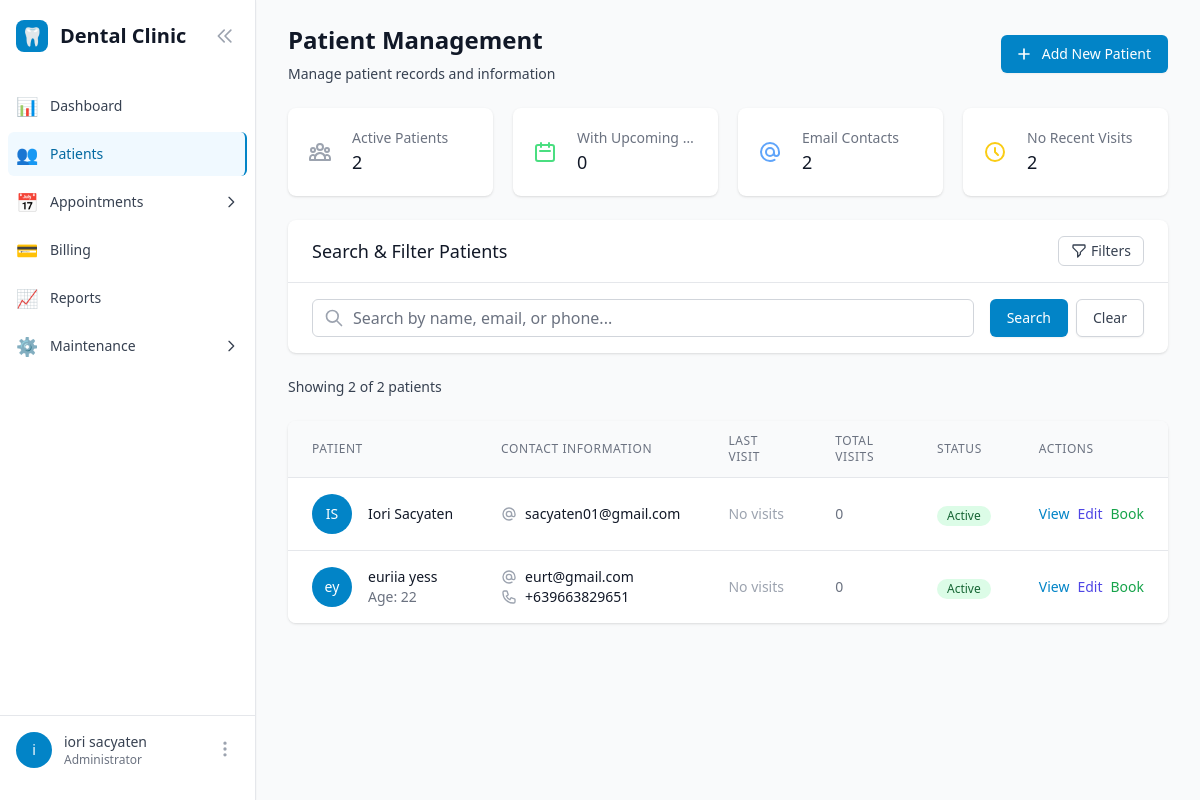
Before: /patients/ (signed in) with the older database file.
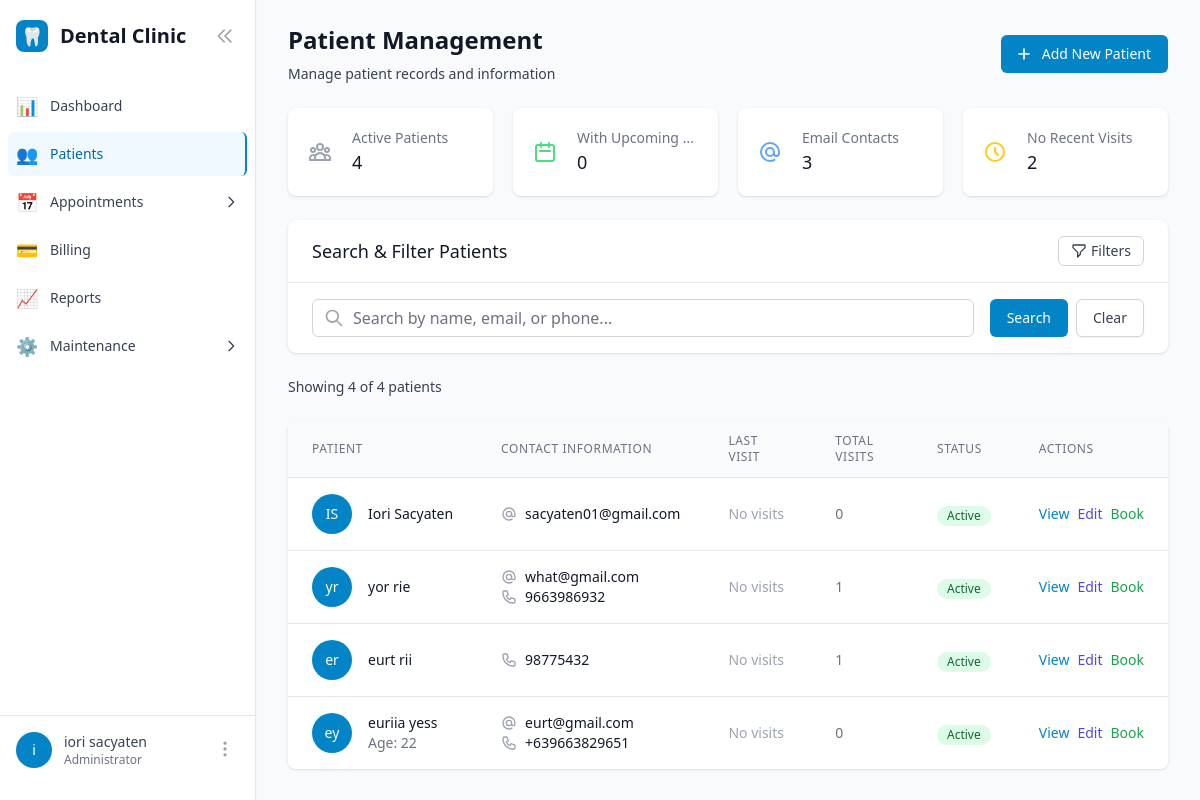
After: the same page with the newer database file.
### patients/models.py (models this page shows, shortened)
class Patient(models.Model):
    first_name = models.CharField(max_length=100)
    last_name = models.CharField(max_length=100)
    email = models.EmailField(blank=True)
    phone_regex = RegexValidator(
        regex=r'^\+?1?\d{9,15}$',
        message="Phone number must be entered in the format: '+999999999'. Up to 15 digits allowed."
    )
    contact_number = models.CharField(validators=[phone_regex], max_length=17, blank=True)
    address = models.TextField(blank=True)
    date_of_birth = models.DateField(null=True, blank=True)
    emergency_contact_name = models.CharField(max_length=100, blank=True)
    emergency_contact_phone = models.CharField(validators=[phone_regex], max_length=17, blank=True)
    medical_notes = models.TextField(blank=True, help_text="Allergies, medical conditions, etc.")
    created_at = models.DateTimeField(auto_now_add=True)
    updated_at = models.DateTimeField(auto_now=True)
    is_active = models.BooleanField(default=True)
    class Meta:
        ordering = ['last_name', 'first_name']
        indexes = [
            models.Index(fields=['email']),
            models.Index(fields=['contact_number']),
            models.Index(fields=['last_name', 'first_name']),
        ]
    @property
    def full_name(self):
        return f"{self.first_name} {self.last_name}"
    @property
    def age(self):
        if not self.date_of_birth:
            return None
        from datetime import date
        today = date.today()
        age = today.year - self.date_of_birth.year
        if (today.month, today.day) < (self.date_of_birth.month, self.date_of_birth.day):
            age -= 1
        return age
    @property
    def is_minor(self):
        if not self.date_of_birth:
            return False
        from datetime import date
        today = date.today()
        age = today.year - self.date_of_birth.year - (
            (today.month, today.day) < (self.date_of_birth.month, self.date_of_birth.day)
        )
        return age < 18

### patients/views.py (the view, shortened to what this page needs)
# urls.py: path('', views.PatientListView.as_view(), name='patient_list'),
class PatientListView(LoginRequiredMixin, ListView):
    model = Patient
    template_name = 'patients/patient_list.html'
    context_object_name = 'patients'
    paginate_by = 25
    def dispatch(self, request, *args, **kwargs):
        if not request.user.has_permission('patients'):
            messages.error(request, 'You do not have permission to access this page.')
            return redirect('core:dashboard')
        return super().dispatch(request, *args, **kwargs)
    def get_queryset(self):
        queryset = Patient.objects.select_related().prefetch_related('appointments__schedule', 'appointments__service')
        search = self.request.GET.get('search', '').strip()
        status = self.request.GET.get('status', '')
        contact = self.request.GET.get('contact', '')
        activity = self.request.GET.get('activity', '')
        sort_by = self.request.GET.get('sort', 'name_asc')
        if status:
            if status == 'active':
                queryset = queryset.filter(is_active=True)
            elif status == 'inactive':
                queryset = queryset.filter(is_active=False)
        if sort_by == 'name_asc':
            queryset = queryset.order_by('last_name', 'first_name')
        elif sort_by == 'name_desc':
            queryset = queryset.order_by('-last_name', '-first_name')
        elif sort_by == 'date_added_desc':
            queryset = queryset.order_by('-created_at')
        elif sort_by == 'date_added_asc':
            queryset = queryset.order_by('created_at')
        queryset = queryset.annotate(
            visit_count=Count('appointments', distinct=True)
        )
        return queryset
    def get_context_data(self, **kwargs):
        context = super().get_context_data(**kwargs)
        context['current_filters'] = {
            'search': self.request.GET.get('search', ''),
            'status': self.request.GET.get('status', ''),
            'contact': self.request.GET.get('contact', ''),
            'activity': self.request.GET.get('activity', ''),
            'sort': self.request.GET.get('sort', 'name_asc'),
        }
        active_filters = []
        if context['current_filters']['search']:
            active_filters.append(f"Search: {context['current_filters']['search']}")
        if context['current_filters']['status']:
            active_filters.append(f"Status: {context['current_filters']['status'].title()}")
        if context['current_filters']['contact']:
            active_filters.append(f"Contact: {context['current_filters']['contact'].replace('_', ' ').title()}")
        if context['current_filters']['activity']:
            active_filters.append(f"Activity: {context['current_filters']['activity'].replace('_', ' ').title()}")
        context['active_filters'] = active_filters
        total_patients = Patient.objects.filter(is_active=True).count()
        today = date.today()
        upcoming_appointments = Appointment.objects.filter(
            schedule__date__gte=today,
            status__in=['approved', 'pending']
        ).values('patient').distinct().count()
        with_email = Patient.objects.filter(is_active=True, email__isnull=False).exclude(email='').count()
        old_date = today - timedelta(days=90)
        no_recent_visits = Patient.objects.filter(is_active=True).exclude(
            appointments__schedule__date__gte=old_date
        ).count()
        context['insights'] = {
            'total_active': total_patients,
            'upcoming_appointments': upcoming_appointments,
            'with_email': with_email,
            'no_recent_visits': no_recent_visits,
        }
        context['total_count'] = Patient.objects.count()
        export_format = self.request.GET.get('export')
        if export_format in ['csv', 'pdf']:
            return self.export_patients(context['patients'], export_format)
        return context

### users/models.py (called while the page is built)
    def has_permission(self, module_name):
        if self.is_superuser:
            return True
        if not self.role or self.role.is_archived:  # Users with archived roles lose access
            return False
        return self.role.permissions.get(module_name, False)

### users/templatetags/user_tags.py (called while the page is built)
@register.filter
def has_permission(user, module_name):
    if not user or not user.is_authenticated:
        return False
    if user.is_superuser:
        return True
    if not hasattr(user, 'role') or not user.role:
        return False
    return user.role.permissions.get(module_name, False)

### templates/patients/patient_list.html (shortened to what the changed rows need)
{% extends "base.html" %}
{% load user_tags %}
{% block content %}
<div class="space-y-6">
    <div class="sm:flex sm:items-center sm:justify-between">
        <div>
            <h1 class="text-2xl font-bold text-gray-900">Patient Management</h1>
        </div>
    </div>
    <div class="grid grid-cols-1 gap-5 sm:grid-cols-2 lg:grid-cols-4">
        <div class="bg-white overflow-hidden shadow rounded-lg">
            <div class="p-5">
                <div class="flex items-center">
                    <div class="ml-5 w-0 flex-1">
                        <dl>
                            <dt class="text-sm font-medium text-gray-500 truncate">Active Patients</dt>
                            <dd class="text-lg font-medium text-gray-900">{{ insights.total_active }}</dd>
                        </dl>
                    </div>
                </div>
            </div>
        </div>
        <div class="bg-white overflow-hidden shadow rounded-lg">
            <div class="p-5">
                <div class="flex items-center">
                    <div class="ml-5 w-0 flex-1">
                        <dl>
                            <dt class="text-sm font-medium text-gray-500 truncate">Email Contacts</dt>
                            <dd class="text-lg font-medium text-gray-900">{{ insights.with_email }}</dd>
                        </dl>
                    </div>
                </div>
            </div>
        </div>
    </div>
    <div class="flex items-center justify-between">
        <p class="text-sm text-gray-700">
            Showing {{ patients|length }} of {{ total_count }} patients
        </p>
    </div>
    <div class="bg-white shadow rounded-lg overflow-hidden">
        {% if patients %}
            <div class="overflow-x-auto">
                <table class="min-w-full divide-y divide-gray-200">
                    <thead class="bg-gray-50">
                        <tr>
                            <th class="px-6 py-3 text-left text-xs font-medium text-gray-500 uppercase tracking-wider">
                                Patient
                            </th>
                            <th class="px-6 py-3 text-left text-xs font-medium text-gray-500 uppercase tracking-wider">
                                Contact Information
                            </th>
                            <th class="px-6 py-3 text-left text-xs font-medium text-gray-500 uppercase tracking-wider">
                                Last Visit
                            </th>
                            <th class="px-6 py-3 text-left text-xs font-medium text-gray-500 uppercase tracking-wider">
                                Total Visits
                            </th>
                            <th class="px-6 py-3 text-left text-xs font-medium text-gray-500 uppercase tracking-wider">
                                Status
                            </th>
                            <th class="px-6 py-3 text-left text-xs font-medium text-gray-500 uppercase tracking-wider">
                                Actions
                            </th>
                        </tr>
                    </thead>
                    <tbody class="bg-white divide-y divide-gray-200">
                        {% for patient in patients %}
                        <tr class="hover:bg-gray-50">
                            <td class="px-6 py-4 whitespace-nowrap">
                                <div class="flex items-center">
                                    <div class="flex-shrink-0 h-10 w-10">
                                        <div class="h-10 w-10 rounded-full bg-primary-600 flex items-center justify-center">
                                            <span class="text-sm font-medium text-white">
                                                {{ patient.first_name|first }}{{ patient.last_name|first }}
                                            </span>
                                        </div>
                                    </div>
                                    <div class="ml-4">
                                        <div class="text-sm font-medium text-gray-900">
                                            <a href="{% url 'patients:patient_detail' patient.pk %}"
                                               class="hover:text-primary-600">
                                                {{ patient.full_name }}
                                            </a>
                                        </div>
                                        {% if patient.date_of_birth %}
                                        <div class="text-sm text-gray-500">
                                            Age: {{ patient.age }}
                                        </div>
                                        {% endif %}
                                    </div>
                                </div>
                            </td>
                            <td class="px-6 py-4 whitespace-nowrap">
                                <div class="text-sm text-gray-900">
                                    {% if patient.email %}
                                        <div class="flex items-center">
                                            <svg class="flex-shrink-0 h-4 w-4 text-gray-400 mr-2" fill="none" stroke="currentColor" viewBox="0 0 24 24">
                                                <path stroke-linecap="round" stroke-linejoin="round" stroke-width="2" d="M16 12a4 4 0 10-8 0 4 4 0 008 0zm0 0v1.5a2.5 2.5 0 005 0V12a9 9 0 10-9 9m4.5-1.206a8.959 8.959 0 01-4.5 1.207"></path>
                                            </svg>
                                            <span class="truncate max-w-xs">{{ patient.email }}</span>
                                        </div>
                                    {% endif %}
                                    {% if patient.contact_number %}
                                        <div class="flex items-center">
                                            {{ patient.contact_number }}
                                        </div>
                                    {% endif %}
                                </div>
                            </td>
                            <td class="px-6 py-4 whitespace-nowrap text-sm text-gray-500">
                                {% with last_appointment=patient.last_appointment %}
                                    {% if last_appointment %}
                                        {{ last_appointment.schedule.date|date:"M d, Y" }}
                                        <div class="text-xs text-gray-400">
                                            {{ last_appointment.service.name|truncatechars:20 }}
                                        </div>
                                    {% else %}
                                        <span class="text-gray-400">No visits</span>
                                    {% endif %}
                                {% endwith %}
                            </td>
                            <td class="px-6 py-4 whitespace-nowrap text-sm text-gray-500">
                                {{ patient.visit_count|default:0 }}
                            </td>
                            <td class="px-6 py-4 whitespace-nowrap">
                                <span class="inline-flex items-center px-2.5 py-0.5 rounded-full text-xs font-medium
                                    {% if patient.is_active %}bg-green-100 text-green-800{% else %}bg-red-100 text-red-800{% endif %}">
                                    {% if patient.is_active %}Active{% else %}Inactive{% endif %}
                                </span>
                            </td>
                            <td class="px-6 py-4 whitespace-nowrap text-sm font-medium">
                                <div class="flex space-x-2">
                                    <a href="{% url 'patients:patient_detail' patient.pk %}"
                                       class="text-primary-600 hover:text-primary-900">View</a>
                                    <a href="{% url 'patients:patient_update' patient.pk %}"
                                       class="text-indigo-600 hover:text-indigo-900">Edit</a>
                                    {% if user|has_permission:'appointments' %}
                                    <a href="{% url 'appointments:appointment_create' %}?patient={{ patient.pk }}"
                                       class="text-green-600 hover:text-green-900">Book</a>
                                    {% endif %}
                                </div>
                            </td>
                        </tr>
                        {% endfor %}
                    </tbody>
                </table>
            </div>
        {% endif %}
    </div>
</div>
{% endblock %}

Changed rows visible on the page:
added Patient: first_name|first "y", last_name|first "r", full_name "yor rie", email "what@gmail.com", contact_number "9663986932", visit_count "1", is_active "Active"
added Patient: first_name|first "e", last_name|first "r", full_name "eurt rii", contact_number "98775432", visit_count "1", is_active "Active"
Other visible differences:
{{ insights.total_active }}: "2" → "4"
{{ insights.with_email }}: "2" → "3"
{{ patients|length }}: "2" → "4"
{{ total_count }}: "2" → "4"
